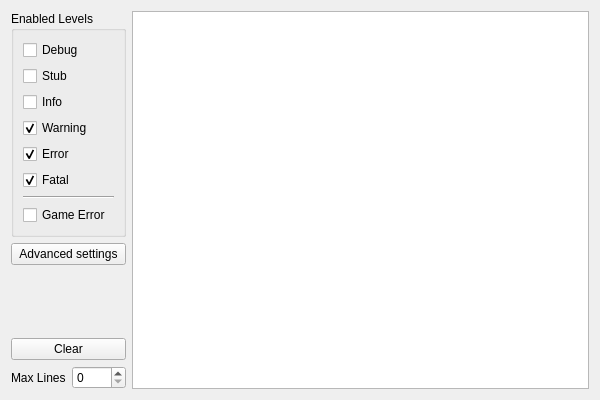
<?xml version="1.0" encoding="UTF-8"?>
<ui version="4.0">
 <class>QGBA::LogView</class>
 <widget class="QWidget" name="QGBA::LogView">
  <property name="geometry">
   <rect>
    <x>0</x>
    <y>0</y>
    <width>600</width>
    <height>400</height>
   </rect>
  </property>
  <property name="windowTitle">
   <string>Logs</string>
  </property>
  <layout class="QHBoxLayout" name="horizontalLayout">
   <item>
    <layout class="QVBoxLayout" name="verticalLayout_2">
     <item>
      <widget class="QGroupBox" name="groupBox">
       <property name="title">
        <string>Enabled Levels</string>
       </property>
       <layout class="QVBoxLayout" name="verticalLayout">
        <item>
         <widget class="QCheckBox" name="levelDebug">
          <property name="text">
           <string>Debug</string>
          </property>
          <property name="checked">
           <bool>false</bool>
          </property>
         </widget>
        </item>
        <item>
         <widget class="QCheckBox" name="levelStub">
          <property name="text">
           <string>Stub</string>
          </property>
          <property name="checked">
           <bool>false</bool>
          </property>
         </widget>
        </item>
        <item>
         <widget class="QCheckBox" name="levelInfo">
          <property name="text">
           <string>Info</string>
          </property>
          <property name="checked">
           <bool>false</bool>
          </property>
         </widget>
        </item>
        <item>
         <widget class="QCheckBox" name="levelWarn">
          <property name="text">
           <string>Warning</string>
          </property>
          <property name="checked">
           <bool>true</bool>
          </property>
         </widget>
        </item>
        <item>
         <widget class="QCheckBox" name="levelError">
          <property name="text">
           <string>Error</string>
          </property>
          <property name="checked">
           <bool>true</bool>
          </property>
         </widget>
        </item>
        <item>
         <widget class="QCheckBox" name="levelFatal">
          <property name="text">
           <string>Fatal</string>
          </property>
          <property name="checked">
           <bool>true</bool>
          </property>
         </widget>
        </item>
        <item>
         <widget class="Line" name="line">
          <property name="orientation">
           <enum>Qt::Horizontal</enum>
          </property>
         </widget>
        </item>
        <item>
         <widget class="QCheckBox" name="levelGameError">
          <property name="text">
           <string>Game Error</string>
          </property>
          <property name="checked">
           <bool>false</bool>
          </property>
         </widget>
        </item>
       </layout>
      </widget>
     </item>
     <item>
      <widget class="QPushButton" name="advanced">
       <property name="text">
        <string>Advanced settings</string>
       </property>
      </widget>
     </item>
     <item>
      <spacer name="verticalSpacer_2">
       <property name="orientation">
        <enum>Qt::Vertical</enum>
       </property>
       <property name="sizeHint" stdset="0">
        <size>
         <width>20</width>
         <height>40</height>
        </size>
       </property>
      </spacer>
     </item>
     <item>
      <widget class="QPushButton" name="clear">
       <property name="text">
        <string>Clear</string>
       </property>
      </widget>
     </item>
     <item>
      <layout class="QHBoxLayout" name="horizontalLayout_3">
       <item>
        <widget class="QLabel" name="label">
         <property name="text">
          <string>Max Lines</string>
         </property>
        </widget>
       </item>
       <item>
        <widget class="QSpinBox" name="maxLines">
         <property name="maximum">
          <number>9999</number>
         </property>
        </widget>
       </item>
      </layout>
     </item>
    </layout>
   </item>
   <item>
    <widget class="QPlainTextEdit" name="view">
     <property name="readOnly">
      <bool>true</bool>
     </property>
    </widget>
   </item>
  </layout>
 </widget>
 <resources/>
 <connections/>
</ui>
